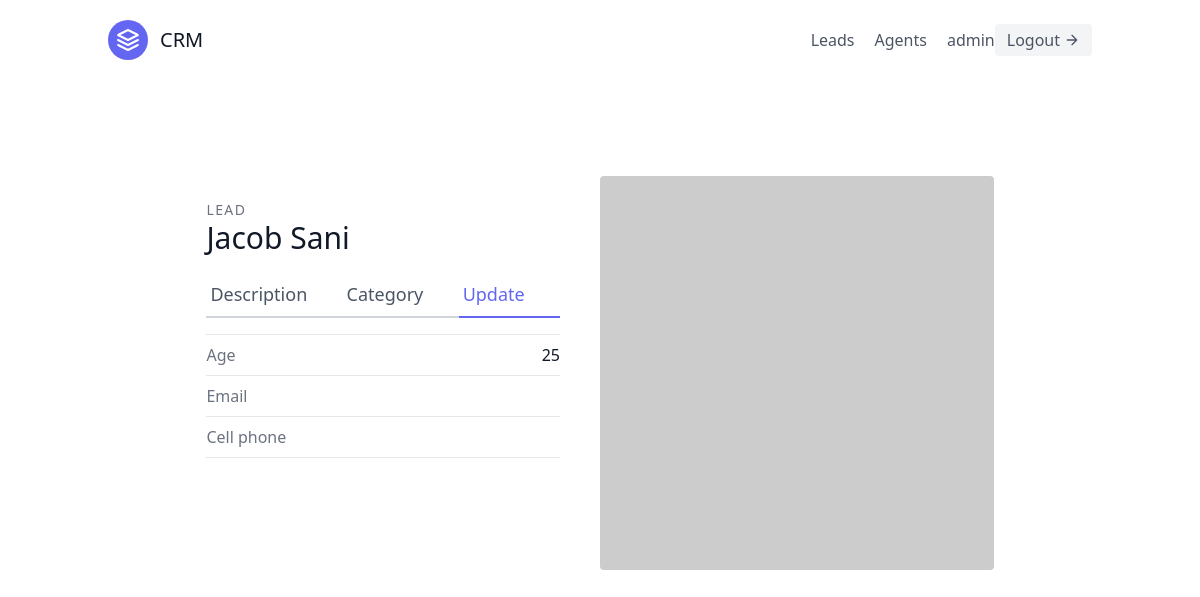
The app's page /leads/1/ (signed in) with its own data.
### leads/models.py (models this page shows, shortened)
class User(AbstractUser):
    is_organisor = models.BooleanField(default=True)
    is_agent = models.BooleanField(default=False)

class Lead(models.Model):
    first_name = models.CharField(max_length=40)
    last_name = models.CharField(max_length=30)
    age = models.IntegerField(default=0)
    organisation = models.ForeignKey(UserProfile, on_delete=models.CASCADE)
    agent = models.ForeignKey("Agent",null=True, blank=True, on_delete=models.SET_NULL)
    category = models.ForeignKey("Category",related_name='leads', null=True, blank=True, on_delete=models.SET_NULL)
    description = models.TextField()
    date_added = models.DateTimeField(auto_now_add=True)
    phone_number = models.CharField(max_length=20)
    email = models.EmailField()

### leads/views.py (the view)
# urls.py: path('<int:pk>/', LeadDetailView.as_view(), name='lead-detail'),
class LeadDetailView(LoginRequiredMixin, generic.DetailView):
    template_name = "leads/lead_detail.html"
    context_object_name = "lead"
    def get_queryset(self):
        user = self.request.user
        if user.is_organisor:
            queryset = Lead.objects.filter(organisation=user.userprofile)
        else:
            queryset = Lead.objects.filter(organisation=user.agent.organisation)
            queryset=queryset.filter(agent__user=user)
        return queryset

### leads/templates/leads/lead_detail.html (shortened to what this page needs)
{% extends 'base.html' %}
{% block content %}
<section class="text-gray-600 body-font overflow-hidden">
    <div class="container px-5 py-24 mx-auto">
      <div class="lg:w-4/5 mx-auto flex flex-wrap">
        <div class="lg:w-1/2 w-full lg:pr-10 lg:py-6 mb-6 lg:mb-0">
          <h2 class="text-sm title-font text-gray-500 tracking-widest">LEAD</h2>
          <h1 class="text-gray-900 text-3xl title-font font-medium mb-4">{{lead.first_name}} {{lead.last_name}}</h1>
          <div class="flex mb-4">
            <a href="{% url 'leads:lead-detail' lead.pk %}" class="flex-grow border-b-2 border-gray-300 py-2 text-lg px-1">Description</a>
            <a href="{% url 'leads:lead-category-update' lead.pk%}" class="flex-grow border-b-2 border-gray-300 py-2 text-lg px-1">Category</a>
            <a href="{% url 'leads:lead-update' lead.pk %}" class="flex-grow text-indigo-500 border-b-2 border-indigo-500 py-2 text-lg px-1">Update</a>
          </div>
          <div class="flex border-t border-gray-200 py-2">
            <span class="text-gray-500">Age</span>
            <span class="ml-auto text-gray-900">{{lead.age}}</span>
          </div>
          <div class="flex border-t border-gray-200 py-2">
            <span class="text-gray-500">Email</span>
          </div>
          <div class="flex border-t border-b mb-6 border-gray-200 py-2">
            <span class="text-gray-500">Cell phone</span>
          </div>
        </div>
        <img alt="ecommerce" class="lg:w-1/2 w-full lg:h-auto h-64 object-cover object-center rounded" src="https://dummyimage.com/400x400">
      </div>
    </div>
  </section>
{% endblock content %}

### templates/navbar.html (shortened to what this page needs)
<header class="text-gray-600 body-font">
    <div class="container mx-auto flex flex-wrap p-5 flex-col md:flex-row items-center">
      <a class="flex title-font font-medium items-center text-gray-900 mb-4 md:mb-0">
        <svg xmlns="http://www.w3.org/2000/svg" fill="none" stroke="currentColor" stroke-linecap="round" stroke-linejoin="round" stroke-width="2" class="w-10 h-10 text-white p-2 bg-indigo-500 rounded-full" viewBox="0 0 24 24">
          <path d="M12 2L2 7l10 5 10-5-10-5zM2 17l10 5 10-5M2 12l10 5 10-5"></path>
        </svg>
        <span class="ml-3 text-xl">CRM</span>
      </a>
      <nav class="md:ml-auto flex flex-wrap items-center text-base justify-center">
        {% if not request.user.is_authenticated %}
        <a href="{% url 'signup' %}" class="mr-5 hover:text-gray-900">Signup</a>
        {% else %}
        <a href="{% url 'leads:lead-list' %}" class="mr-5 hover:text-gray-900">Leads</a>
          {% if request.user.is_organisor %}
            <a href="{% url 'agent:agent-list' %}" class="mr-5 hover:text-gray-900">Agents</a>
          {% endif %}
        {% endif %}
      </nav>
      {% if request.user.is_authenticated %}
        {{request.user.username}}
        <a href="{% url 'logout' %}" class="inline-flex items-center bg-gray-100 border-0 py-1 px-3 focus:outline-none hover:bg-gray-200 rounded text-base mt-4 md:mt-0">Logout
          <svg fill="none" stroke="currentColor" stroke-linecap="round" stroke-linejoin="round" stroke-width="2" class="w-4 h-4 ml-1" viewBox="0 0 24 24">
            <path d="M5 12h14M12 5l7 7-7 7"></path>
          </svg>
        </a>
      {% endif %}
    </div>
  </header>

### records on screen
User: user.username "admin"
Lead: first_name "Jacob", last_name "Sani", age "25"
